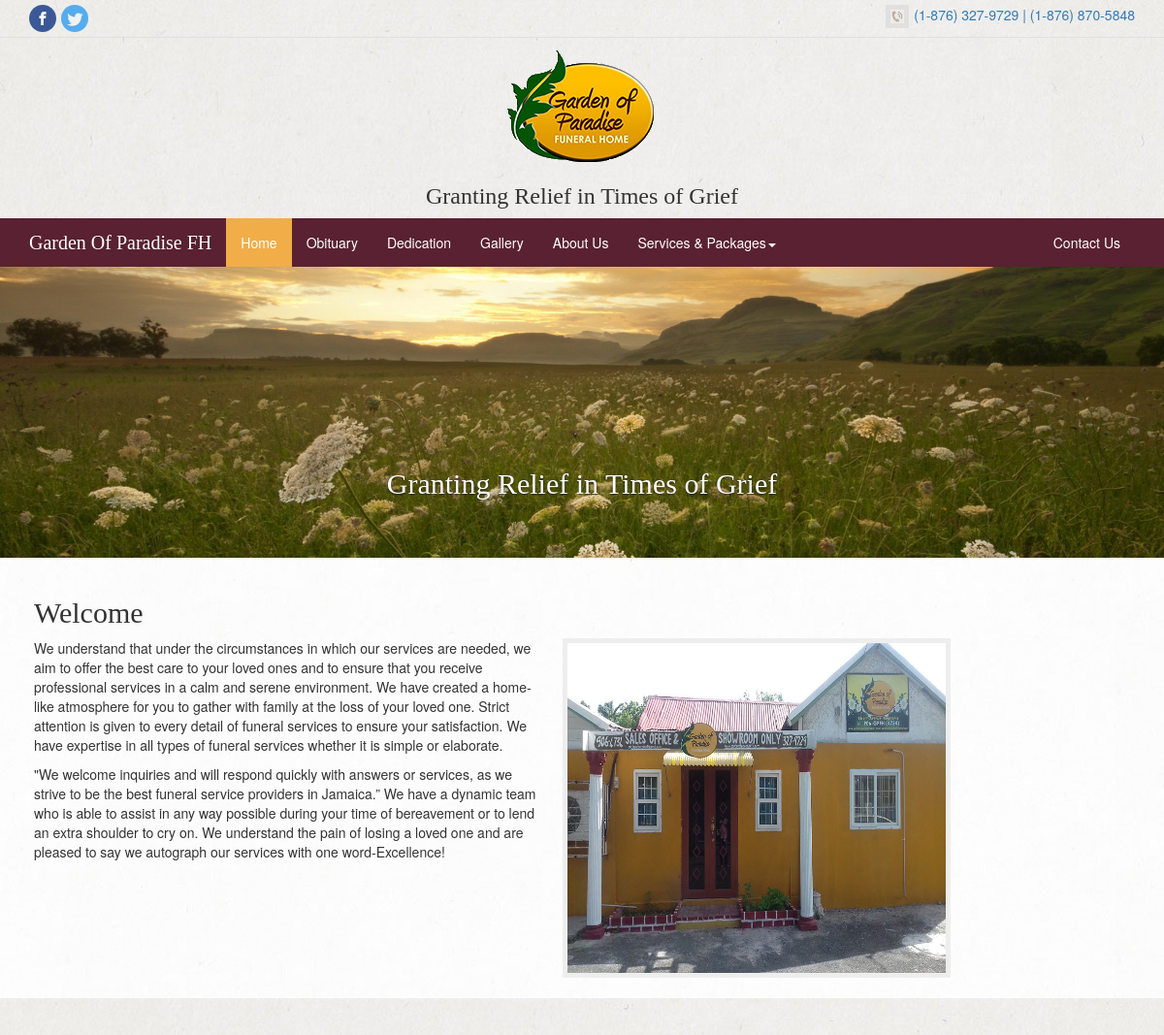
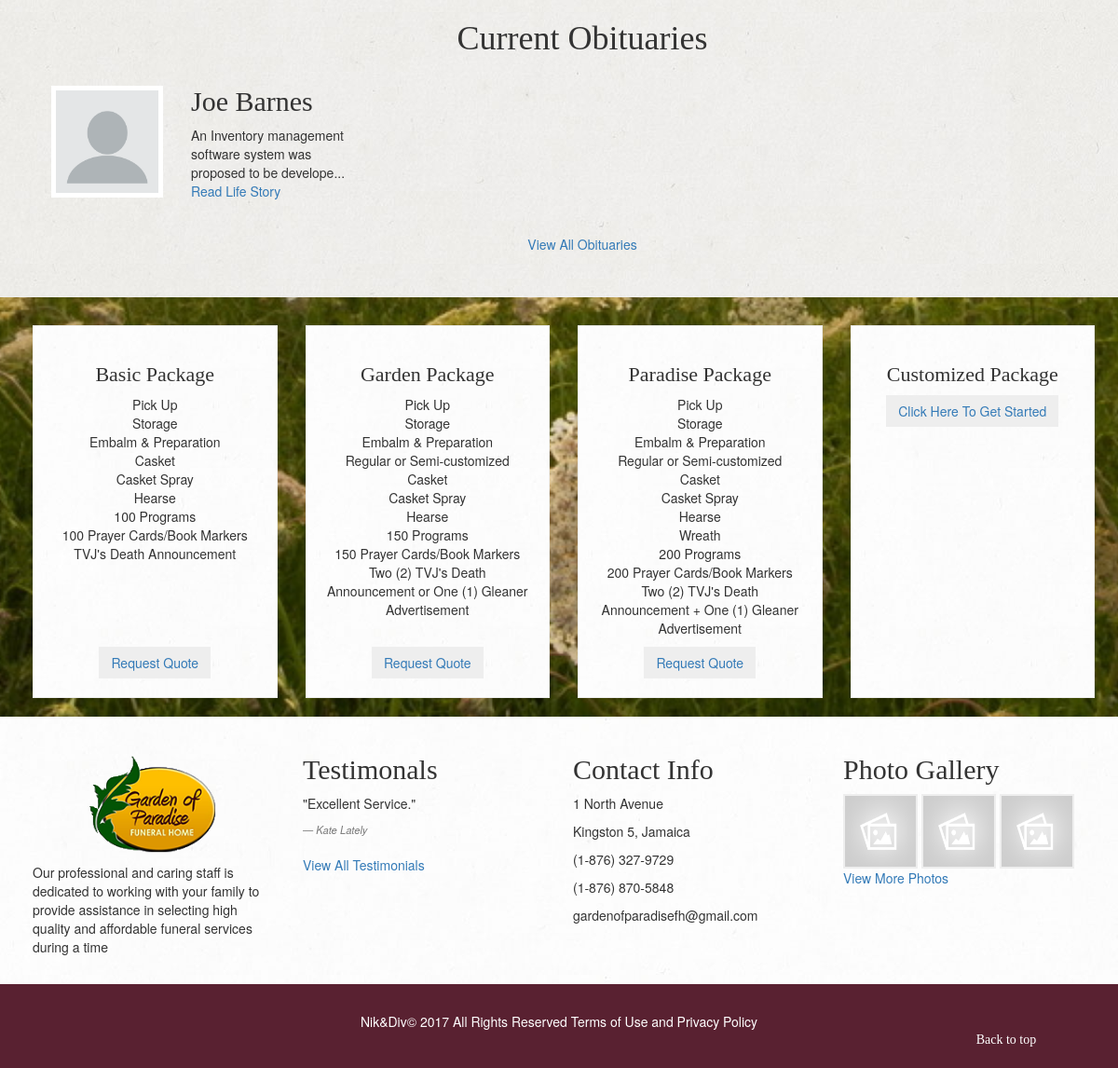
The app's page /views/home.php with its own data (2 pictures, top to bottom).
### tables this page shows
CREATE TABLE `obituaries` (
  `id` int(11) NOT NULL,
  `photo` varchar(255) DEFAULT NULL,
  `name` varchar(50) NOT NULL,
  `details` text NOT NULL,
  `date` varchar(50) DEFAULT NULL
);

CREATE TABLE `testimonies` (
  `id` int(11) NOT NULL,
  `name` varchar(40) NOT NULL,
  `comment` varchar(255) NOT NULL
);

CREATE TABLE `albums` (
  `id` int(11) NOT NULL,
  `name` varchar(40) NOT NULL,
  `description` text
);

### public/services/ObituaryService.php (called while the page is built, shortened)
<?php
require_once '../classes/Obituary.php';
class ObituaryService
{
    public function getCount(){
        $db = Database::getInstance();
        $result = $db->query('select count(*) as count from obituaries');
        $this->_count = $result->fetch_assoc()['count'];
        return $this->_count;
    }
    public function getByLimit($page_num = 1, $limit = 10, $name = ''){
        $db = Database::getInstance();
        $this->_LIMIT = $limit;
        $this->getCount();
		$start = $this->_LIMIT * ($page_num-1);
	    $list = [];
	    $limitQuery = "{$start},{$limit}";
        $name = $db->escape_string($name);
	    $nameQuery = " name like '%{$name}%' ";
		if($results = $db->query("select * from obituaries where {$nameQuery} order by id desc limit {$limitQuery}"))
		{
		    $i =0;
		    while($obj = $results->fetch_assoc()){
               $result = new Obituary();
               $result->setId($obj["id"]);
               $result->setName($obj["name"]);
               $result->setDetails($obj["details"]);
               $result->setDate($obj["date"]);
                $list[$i] = $result;
                $i++;
            }
	    }
		 return $list;
    }
}
?>

### public/classes/Obituary.php (called while the page is built, shortened)
<?php
class Obituary{
    private $_id;
    private $_path;
    private $_name;
    private $_details;
    public function getId(){
        return $this->_id;
    }
    public function setId($id){
        $this->_id=$id;
    }
    public function getName(){
        return $this->_name;
    }
    public function setName($name){
        $this->_name = $name;
    }
    public function getPath(){
        return $this->_path;
    }
    public function getDetails(){
        return $this->_details;
    }
    public function setDetails($details){
        $this->_details = $details;
    }
}

### public/services/TestimonyService.php (called while the page is built, shortened)
<?php
require_once '../classes/Testimony.php';
class TestimonyService
{
    public function getCount(){
        $db = Database::getInstance();
        $result = $db->query('select count(*) as count from testimonies');
        $this->_count = $result->fetch_assoc()['count'];
        return $this->_count;
    }
	 public function get($page_num = 1, $limit = 10, $name = ''){
        $db = Database::getInstance();
        $this->_LIMIT = $limit;
        $this->getCount();
		$start = $this->_LIMIT * ($page_num-1);
	    $list = [];
	    $limitQuery = "{$start},{$this->_LIMIT}";
        $name = $db->escape_string($name);
	    $nameQuery = " name like '%{$name}%' ";
		if($result = $db->query("select * from testimonies where {$nameQuery} order by id desc limit {$limitQuery}"))
		{
		    $i =0;
		    while($obj = $result->fetch_assoc()){
               $testimony = new Testimony();
               $testimony->setId($obj["id"]);
               $testimony->setName($obj["name"]);
               $testimony->setComment($obj["comment"]);
               $list[$i] = $testimony;
               $i++;
		    }
	    }
		 return $list;
    }
}
?>

### public/classes/Testimony.php (called while the page is built, shortened)
<?php
class Testimony{
    private $_name = "";
    private $_comment="";
    public function getName(){
        return $this->_name;
    }
    public function setName($name){
        $this->_name = $name;
    }
    public function getComment(){
        return $this->_comment;
    }
    public function setComment($comment){
        $this->_comment = $comment;
    }
}

### public/services/AlbumService.php (called while the page is built, shortened)
<?php
require_once '../classes/Album.php';
class AlbumService
{
    public function getCount(){
        $db = Database::getInstance();
        $result = $db->query('select count(*) as count from albums');
        $this->_count = $result->fetch_assoc()['count'];
        return $this->_count;
    }
    public function getAlbumbyLimit($page_num = 1, $limit = 10, $name = ''){
        $db = Database::getInstance();
        $this->_LIMIT = $limit;
        $this->getCount();
		$start = $this->_LIMIT * ($page_num-1);
	    $list = [];
	    $limitQuery = "{$start},{$this->_LIMIT}";
        $name = $db->escape_string($name);
	    $nameQuery = " name like '%{$name}%' ";
		if($result = $db->query("select * from albums where {$nameQuery} order by id desc limit {$limitQuery}"))
		{
		    $i =0;
		    while($obj = $result->fetch_assoc()){
               $album = new Album();
               $album->setId($obj["id"]);
               $album->setName($obj["name"]);
               $album->setDescription($obj["description"]);
               $images = [];
               $id = $obj["id"];
               if($result2 = $db->query("select * from images where fk_album_id = {$id}"))
		       {
                  $album->setImages($images);
               }
               $list[$i] = $album;
               $i++;
		    }
	    }
		 return $list;
    }
}
?>

### public/classes/Album.php (called while the page is built, shortened)
<?php
class Album{
    private $_id = 0;
    private $_images = [];
    public function getId(){
        return $this->_id;
    }
    public function setId($id){
        $this->_id=$id;
    }
    public function getImages(){
        return $this->_images;
    }
    public function setImages($images = []){
        $this->_images = $images;
    }
}
?>

### public/views/home.php (the view, shortened to what this page needs)
<?php
require('../services/ObituaryService.php');
 $obituaryService = new ObituaryService();
 $page_num = 1;
 $obituaryList = $obituaryService->getByLimit($page_num, 3);
?>
<?php require_once('header.php'); ?>
<link rel="stylesheet" href="../assets/css/carousel.css">
<div class="container-fiuld">
    <div id="carousel" class="carousel slide carousel-fade" data-ride="carousel">
        <div class="carousel-inner" role="listbox">
            <div class="item active moving">
                <div class="carousel-caption">
                  <h2>Granting Relief in Times of Grief</h2>
                </div>
            </div>
        </div>
    </div>
</div>
<div class="container-fiuld home-content">
<div class="container">
    <div class="row welcome">
            <div class="col-md-10 wow slideInLeft">
                <h2>Welcome</h2>
                <img src="../assets/img/building.jpg" width="400px" height="350px" style="margin-left:25px" alt="" align="right">
                <p>
                    We understand that under the circumstances in which our services are needed, we aim to offer the best care to your loved ones and to ensure that you receive professional services in a calm and serene environment.
                    We have created a home-like atmosphere for you to gather with family at the loss of your loved one. Strict attention is given to every detail of funeral services to ensure your satisfaction. We have expertise in all types of funeral services whether it is simple or elaborate.
                </p>
                <p>
                    "We welcome inquiries and will respond quickly with answers or services, as we strive to be the best funeral service providers in Jamaica.”
                    We have a dynamic team who is able to assist in any way possible during your time of bereavement or to lend an extra shoulder to cry on. We understand the pain of losing a loved one and are pleased to say we autograph our services with one word-Excellence!
                </p>
            </div>
            <div class="col-md-4">
            </div>
        </div>
    </div>
 </div>
  <div class="container-fiuld home-obituary">
     <div class="container">
         <center><h1>Current Obituaries</h1></center>
         <div class="row">
            <?php foreach($obituaryList as $obituary) : ?>
                    <div class="col-md-4 col-sm-4 col-xs-6 row">
                        <div class="col-md-5">
                            <br/>
                            <img src="<?=($obituary->getPath() == null)?'../assets/img/blank.png':$obituary->getPath()?>" width="120px" height="120px">
                        </div>
                        <div class="col-md-7">
                            <h2> <?= $obituary->getName() ?> </h2>
                            <?php $end= (strlen($obituary->getDetails()) > 70 )? 70 : strlen($obituary->getDetails());  ?>
                            <?= substr($obituary->getDetails(), 0, $end).'...'; ?>
                            <a href="<?= 'obituary-view.php?id='.$obituary->getId() ?>">Read Life Story</a>
                        </div>
                    </div>
             <?php endforeach; ?>
        </div>
        <br />
         <?php if(count($obituaryList) < 1): ?>
             <center><h3>No obituary Listed </h3></center>
         <?php else : ?>
             <center><a href="./obituary.php" class="btn">View All Obituaries</a></center>
        <?php endif; ?>
     </div>
</div>
 <div class="container-fiuld packages">
     <div class="container">
         <div class="row">
            <div class="col-md-3 col-sm-6 ">
            <div class="card card-hover wow slideInRight" data-wow-delay="0.2s">
                    <h3>Basic Package</h3>
                    <ul>
                        <li>Pick Up</li>
                        <li>Storage</li>
                        <li>Embalm & Preparation</li>
                        <li>Casket</li>
                        <li>Casket Spray</li>
                        <li>Hearse</li>
                        <li>100 Programs</li>
                        <li>100 Prayer Cards/Book Markers</li>
                        <li>TVJ's Death Announcement</li>
                    </ul>
                    <div class="custom-card-footer">
                       <center> <a href="./request-quote.php?type=bp" class="btn">Request Quote</a> </center>
                   </div>
                </div>
            </div>
            <div class="col-md-3 col-sm-6">
            <div class="card card-hover wow slideInRight" data-wow-delay="0.4s">
                    <h3>Garden Package</h3>
                    <ul>
                        <li>Pick Up</li>
                        <li>Storage</li>
                        <li>Embalm & Preparation</li>
                        <li>Regular or Semi-customized Casket</li>
                        <li>Casket Spray</li>
                        <li>Hearse</li>
                        <li>150 Programs</li>
                        <li>150 Prayer Cards/Book Markers</li>
                        <li>Two (2) TVJ's Death Announcement or One (1) Gleaner Advertisement</li>
                    </ul>
                    <div class="custom-card-footer">
                      <center> <a href="./request-quote.php?type=gp" class="btn">Request Quote</a></center>
                    </div>
                </div>
            </div>
            <div class="col-md-3 col-sm-6">
                 <div class="card card-hover wow slideInRight" data-wow-delay="0.6s">
                    <h3>Paradise Package</h3>
                    <ul>
                        <li>Pick Up</li>
                        <li>Storage</li>
                        <li>Embalm & Preparation</li>
                        <li>Regular or Semi-customized Casket</li>
                        <li>Casket Spray</li>
                        <li>Hearse</li>
                        <li>Wreath</li>
                        <li>200 Programs</li>
                        <li>200 Prayer Cards/Book Markers</li>
                        <li>Two (2) TVJ's Death Announcement + One (1) Gleaner Advertisement</li>
                    </ul>
                    <div class="custom-card-footer">
                      <center> <a href="./request-quote.php?type=pp" class="btn">Request Quote</a></center>
                    </div>
                </div>
            </div>
            <div class="col-md-3 col-sm-6">
            <div class="card card-hover wow slideInRight" data-wow-delay="0.8s">
                    <h3>Customized Package</h3>
                   <center> <a href="#" class="btn btn-custom">Click Here To Get Started</a></center>
                </div>
            </div>
        </div>
     </div>
</div>
<?php require_once('footer.php'); ?>

### public/views/footer.php (shortened to what this page needs)
<?php
 require_once('../services/AlbumService.php');
 require_once('../services/TestimonyService.php');
    $testimonyService = new TestimonyService();
    $testimonyList = $testimonyService->get(1, 1);
    $albumService = new AlbumService();
    $albumList = $albumService->getAlbumbyLimit(1, 6);
?>
      <div class="contianer-fiuld footer">
        <div class="container">
            <div class="row">
            <div class="col-md-3">
                <center><h1><img src="../assets/img/logo.png" width="150px" height="150px" class="img-responsive" alt="Garden of Paradise Logo"></h1></center>
                <p>
                Our professional and caring staff is dedicated to working with your
                family to provide assistance in selecting high quality and affordable
                funeral services during a time
                </p>
            </div>
            <div class="col-md-3">
                <h2>Testimonals</h2>
                 <?php if(count($testimonyList) > 0): ?>
                <blockquote>
                    <p>"<?=$testimonyList[0]->getComment();?>"</p>
                   <footer><cite title="Source Title"><?=$testimonyList[0]->getName();?></cite></footer>
                </blockquote>
                <a href="testimonals.php">View All Testimonials</a>
               <?php else: ?>
                    <br />
                    <br />
                    <center><h5>No Testimonals Available </h5></center>
                <?php endif; ?>
            </div>
            <div class="col-md-3">
                <h2>Contact Info</h2>
                <p>1 North Avenue</p>
                <p> Kingston 5, Jamaica</p>
                <p>(1-876) 327-9729</p>
                <p>(1-876) 870-5848</p>
                <p>gardenofparadisefh@gmail.com</p>
            </div>
            <div class="col-md-3">
                <h2>Photo Gallery</h2>
                <?php if(count($albumList) > 0): ?>
                <div class="row">
                   <div class="col-md-12">
                     <?php $i = 0; foreach($albumList as $album) :?>
                       <a href="<?='gallery.php?id='.$album->getId()?>" style="text-decoration: none;">
                         <img src="<?= ($album->getImages() != null)?'..\\uploads\\'.$album->getImages()[0]->getPath():'../assets/img/placeholder.png' ?>" class="photo">
                       </a>
                     <?php endforeach; ?>
                    </div>
                </div>
                <a href="album.php">View More Photos</a>
                <?php else: ?>
                    <center><h5>No Photos </h6></center>
                <?php endif; ?>
            </div>
            </div>
        </div>
        <div class="sub-footer">
            <div class="container ">
                <p>Nik&Div© 2017 All Rights Reserved Terms of Use and Privacy Policy</p>
            </div>
            </div>
        </div>
    </body>
</html>

### records on screen
obituaries: name "Joe Barnes", details "An Inventory management software system was proposed to be develope"
testimonies: comment "Excellent Service.", name "Kate Lately"
